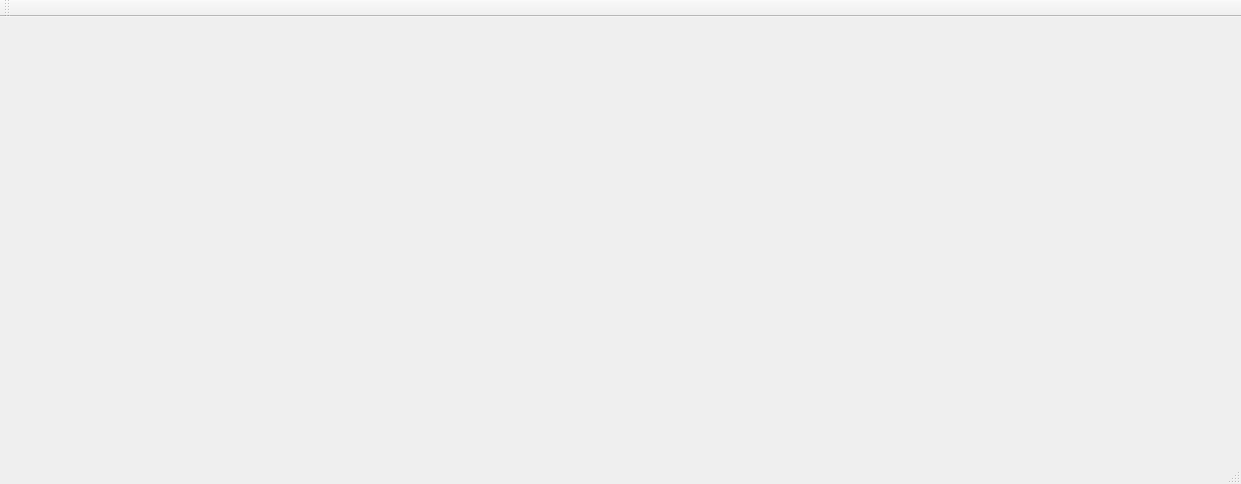
<?xml version="1.0" encoding="UTF-8"?>
<ui version="4.0">
 <class>MainWindow</class>
 <widget class="QMainWindow" name="MainWindow">
  <property name="geometry">
   <rect>
    <x>0</x>
    <y>0</y>
    <width>1241</width>
    <height>484</height>
   </rect>
  </property>
  <property name="windowTitle">
   <string>MainWindow</string>
  </property>
  <widget class="QWidget" name="centralWidget"/>
  <widget class="QMenuBar" name="menuBar">
   <property name="geometry">
    <rect>
     <x>0</x>
     <y>0</y>
     <width>1241</width>
     <height>17</height>
    </rect>
   </property>
  </widget>
  <widget class="QToolBar" name="mainToolBar">
   <attribute name="toolBarArea">
    <enum>TopToolBarArea</enum>
   </attribute>
   <attribute name="toolBarBreak">
    <bool>false</bool>
   </attribute>
  </widget>
  <widget class="QStatusBar" name="statusBar"/>
 </widget>
 <layoutdefault spacing="6" margin="11"/>
 <resources/>
 <connections/>
</ui>
